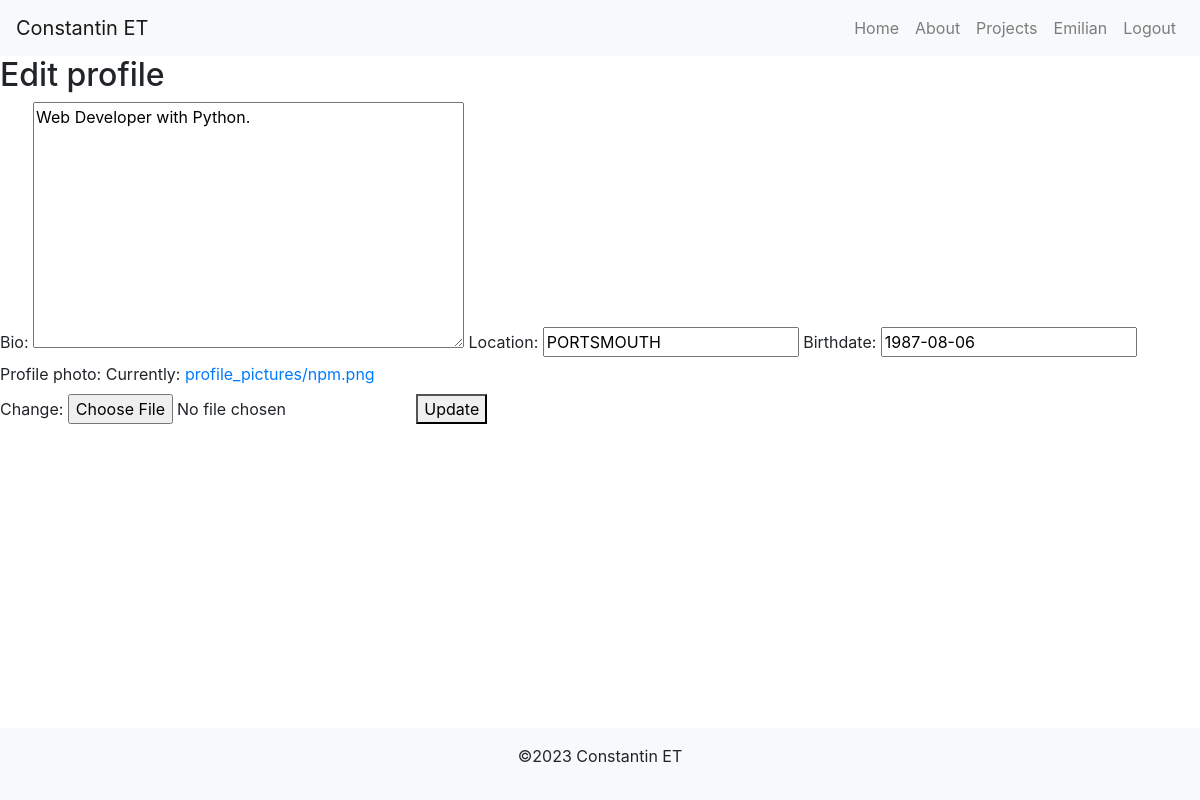
Page /profile/edit/ (signed in) on the committed database.
### userprofile/models.py (models this page shows, shortened)
class UserProfile(models.Model):
    user = models.OneToOneField(User, on_delete=models.CASCADE)
    bio = models.TextField(max_length=500, blank=True)
    location = models.CharField(max_length=30, blank=True)
    birthdate = models.DateField(null=True, blank=True)
    profile_photo = models.ImageField(upload_to='profile_pictures', default='profile_pictures/default.jpeg')  # Add this line

### portfolio/models.py (models this page shows, shortened)
class Footer(models.Model):
    title = models.CharField(max_length=200)

### userprofile/views.py (the view)
# urls.py: path('edit/', views.profile_edit_view, name='edit_profile'),
@login_required
def profile_edit_view(request):
    if request.method == 'POST':
        form = UserProfileForm(request.POST, request.FILES, instance=request.user.userprofile)
        if form.is_valid():
            form.save()
            messages.success(request, 'Your profile was successfully updated!')
            return redirect('profile')
        else:
            messages.error(request, 'Please correct the error below.')
    else:
        form = UserProfileForm(instance=request.user.userprofile)
    return render(request, 'userprofile/edit_profile.html', {'form': form})

### userprofile/forms.py
class UserProfileForm(forms.ModelForm):
    class Meta:
        model = UserProfile
        fields = ['bio', 'location', 'birthdate', 'profile_photo']

### portfolio/context_processors.py (called while the page is built)
def footer(request):
    footer = Footer.objects.first()
    return {'footer': footer}

### userprofile/templates/userprofile/edit_profile.html (shortened to what this page needs)
{% extends 'portfolio/base_generic.html' %}
{% block content %}
  <h2>Edit profile</h2>
  <form method="POST" enctype="multipart/form-data">
    {{ form.as_table }}
    <button type="submit">Update</button>
  </form>
{% endblock %}

### portfolio/templates/portfolio/base_generic.html (shortened to what this page needs)
{% load static %}
<!DOCTYPE html>
<html lang="en">
<head>
    <link rel="stylesheet"
        href="https://cdn.jsdelivr.net/npm/bootstrap@4.6.2/dist/css/bootstrap.min.css"
>
    <link rel="stylesheet"
        href="https://cdnjs.cloudflare.com/ajax/libs/font-awesome/5.15.1/css/all.min.css" />
    <link rel="stylesheet" href="{% static 'css/styles.css' %}">
</head>
<body>
    <nav class="navbar navbar-expand-lg navbar-light bg-light">
        <a class="navbar-brand" href="{% url 'home' %}">Constantin ET</a>
        <div class="collapse navbar-collapse">
            <ul class="navbar-nav ml-auto">
                <li class="nav-item">
                    <a class="nav-link" href="{% url 'home' %}">Home</a>
                </li>
                <li class="nav-item">
                    <a class="nav-link" href="{% url 'about' %}">About</a>
                </li>
                <li class="nav-item">
                    <a class="nav-link" href="{% url 'projects' %}">Projects</a>
                </li>
                {% if user.is_authenticated %}
                <li class="nav-item">
                    <a class="nav-link" href="{% url 'profile' %}">{{ user.get_username|title }}</a>
                </li>
                <li class="nav-item">
                    <a class="nav-link" href="{% url 'logout' %}">Logout</a>
                </li>
                {% endif %}
            </ul>
        </div>
    </nav>
    {% block content %}{% endblock %}
    {% include 'portfolio/footer.html' %}
</body>
</html>

### portfolio/templates/portfolio/footer.html (shortened to what this page needs)
<body class="d-flex flex-column min-vh-100">
    <footer class="footer mt-auto py-3 bg-light text-center">
        <div class="container">
            <p>&copy;{% now "Y" %} {{ footer.title }}</p>
        </div>
    </footer>
</body>

### rows in the picture
UserProfile: bio "Web Developer with Python.", location "PORTSMOUTH", birthdate "1987-08-06"
Footer: title "Constantin ET"

### other values in the picture
{{ user.get_username|title }} "Emilian"
